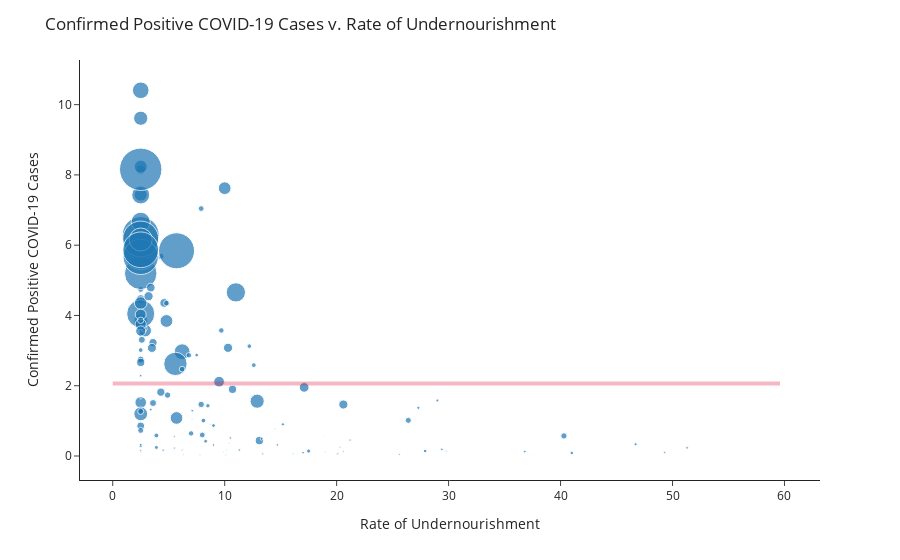

The notebook cell saved with this chart:
### Markdown cell above
This bubble chart displays a positive relationship between obesity and confirmed COVID-19 cases.

### Code cell
# creating the bubble chart 
# the three variables used are: 'undernourished', 'confirmed' (positive COVID-19 cases) and 'active' (positive COVID-19 cases)
fig = px.scatter(df, x="Undernourished", y = "Confirmed", size = "Active", hover_name='Country', log_x=False,
                 size_max=30, template="simple_white")

fig.add_shape(type="line", x0=0, y0=df['Confirmed'].mean(), x1=df['Undernourished'].max(), y1=df['Confirmed'].mean(), line=dict(color="crimson", width=4))

# update figure title and axes labels
fig.update_layout(
    title='Confirmed Positive COVID-19 Cases v. Rate of Undernourishment',
    xaxis=dict(
        title='Rate of Undernourishment',
        gridcolor='white',
    ),
    yaxis=dict(
        title='Confirmed Positive COVID-19 Cases',
        gridcolor='white',
    ),
)

# display the bubble chart
fig.show()

### Figure 1 — Plotly figure (JSON) as saved in the notebook; plotly's stock layout.template omitted (floating-point values rounded to 4 significant figures; data arrays with more than 128 entries replaced by an {"elided": "..."} marker saying what was removed)
{"data": [{"hovertemplate": "<b>%{hovertext}</b><br><br>Undernourished=%{x}<br>Confirmed=%{y}<br>Active=%{marker.size}<extra></extra>", "hovertext": {"elided": "154 str values"}, "legendgroup": "", "marker": {"color": "#1F77B4", "size": {"elided": "154 float values"}, "sizemode": "area", "sizeref": 0.008911, "symbol": "circle"}, "mode": "markers", "name": "", "orientation": "v", "showlegend": false, "type": "scatter", "x": {"elided": "154 float values"}, "xaxis": "x", "y": {"elided": "154 float values"}, "yaxis": "y"}], "layout": {"autosize": true, "legend": {"itemsizing": "constant", "tracegroupgap": 0}, "margin": {"t": 60}, "shapes": [{"line": {"color": "crimson", "width": 4}, "type": "line", "x0": 0, "x1": 59.6, "y0": 2.06, "y1": 2.06}], "title": {"text": "Confirmed Positive COVID-19 Cases v. Rate of Undernourishment"}, "xaxis": {"anchor": "y", "autorange": true, "domain": [0, 1], "gridcolor": "white", "range": [-1.598, 62.94], "title": {"text": "Rate of Undernourishment"}, "type": "linear"}, "yaxis": {"anchor": "x", "autorange": true, "domain": [0, 1], "gridcolor": "white", "range": [-0.7844, 11.55], "title": {"text": "Confirmed Positive COVID-19 Cases"}, "type": "linear"}}}
